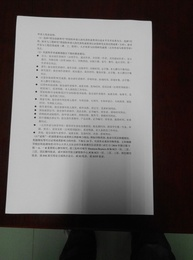
%> input picture Input/0.jpg, 193 x 260 px, shrunk from 936 x 1262 before the run
$ octave --eval "result = A4Warper(imread('../Input/0.jpg'));"   (GNU Octave 9; MATLAB toolbox functions it lacks are replaced by stand-ins)
%> lines starting %> are read from the running program, lines starting %| are printed output that depends on the picture; in (x1, y1, x2, y2) boxes, pixels count from 0 and x2, y2 are one past the last pixel; in counts of white or black regions, pixels touching at a corner belong together; the program's own positions count from 1
function result_img = A4Warper( I )
%A4WARPER Summary of this function goes here
%   Detailed explanation goes here
    GRAY = rgb2gray(I);

    % 图像大小
    img_size = size(GRAY);
%> img_size = [260 193]

    % 显示原图
    figure(1)
    % imshow(GRAY)
    imshow(I)
    title('The Original Image')

    % 显示霍夫空间
    % 设置阈值
    threshold_edge = 0.6;
    threshold_edge_change = 0.02;
    while true
        if threshold_edge <= 0
            break
        end

        BW = edge(GRAY, 'canny', threshold_edge);
        imshow(BW)
        [H, theta, rho] = hough(BW, 'ThetaResolution', 0.2);
        figure(2)
        imshow(H, [], 'XData', theta, 'YData', rho, 'InitialMagnification', 'fit')
        axis on, axis normal
        hold on
        xlabel('\theta'), ylabel('\rho')
        threshold_peak = 8;
        peaks = houghpeaks(H, threshold_peak, 'Threshold', 0.4*max(max(H)));
        plot(theta(peaks(:, 2)), rho(peaks(:, 1)), 's', 'color', 'r')
        title('The peak point location')

        % 在原图中标出直线
        lines = houghlines(BW, theta, rho, peaks);
        figure(3)
        imshow(I)
        hold on
        for k = 1:length(lines)
            xy = [lines(k).point1; lines(k).point2];
            plot(xy(:, 1), xy(:, 2), 'LineWidth', 2, 'Color', 'green');
        end
        title('霍夫变换检测出来的所有直线')

        % 排除多余的直线
        % 0、排除近似的直线（霍夫空间中距离较近的点）
        threshold_theta = 5;
        threshold_rho = 50;
        line_flag_similar = zeros(length(lines), 1);
        count = length(lines);
        for j = length(lines):-1:2
            for k = j-1:-1:1
                if lines(j).rho == lines(k).rho && lines(j).theta == lines(k).theta
                    continue
                end
                if abs(lines(k).theta-lines(j).theta)<=threshold_theta && abs(lines(k).rho-lines(j).rho)<=threshold_rho
                    line_flag_similar(j) = 1;
                    count = count-1;
                    break
                end
            end
        end

        % 区分不同的直线
        line_point = zeros(count*2, 2);
        line_point(1, :) = lines(1).point1(1, :);
        line_point(2, :) = lines(1).point2(1, :);
        count = 2;
        sep = [];
        sep(1) = 1;
        i = 2;
        for j = 1 : length(lines)-1
            if line_flag_similar(j+1) == 1
                continue
            end
            line_point(count*2-1, :) = lines(j+1).point1(1, :);
            line_point(count*2, :) = lines(j+1).point2(1, :);

            if lines(j).rho ~= lines(j+1).rho || lines(j).theta ~= lines(j+1).theta
                sep(i) = (count-1)*2+1;
                i = i+1;
            end
            count = count+1;
        end
        sep(i) = (count-1)*2+1;

        % 在原图中标出直线
        figure(4)
        imshow(I)
        hold on
        for k = 1:length(line_point)/2
            xy = [line_point(k*2-1, :); line_point(k*2, :)];
            plot(xy(:, 1), xy(:, 2), 'LineWidth', 2, 'Color', 'green');
        end
        title('经方法零过滤后的直线')

        if length(sep)-1 >= 4
            break;
        else
            % 根据检测出的直线数目来调整边缘检测的阈值
            threshold_edge = threshold_edge-threshold_edge_change;
        end
    end
%> this loop made 24 passes
%> peaks on passes 1 to 12: [341 467; 476 450; 111 3; 309 11], [341 467; 476 450; 111 3; 309 11], [341 467; 476 450; 111 3; 309 11], [341 467; 476 450; 111 3; 309 11], [341 467; 476 450; 111 3; 309 11], [341 467; 476 450; 111 3; 309 11], [341 467; 476 450; 111 3; 309 11], [341 467; 476 450; 111 3; 309 11], [341 467; 476 450; 111 3; 309 11], [341 467; 476 450; 111 3; 309 11], [341 467; 476 450; 111 3; 309 11], [341 467; 476 450; 111 3; 309 11]
%> pass 1, in A4Warper, `BW = edge(GRAY, 'canny', threshold_edge);`:
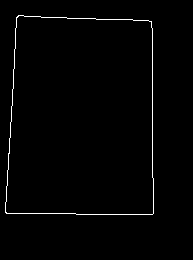
%> BW: size 260x193 logical; 1.3% white in thin lines or dots, all inside (x1, y1, x2, y2) = (5, 15, 154, 215)
%> pass 1, in A4Warper, `[H, theta, rho] = hough(BW, 'ThetaResolution', 0.2);`:
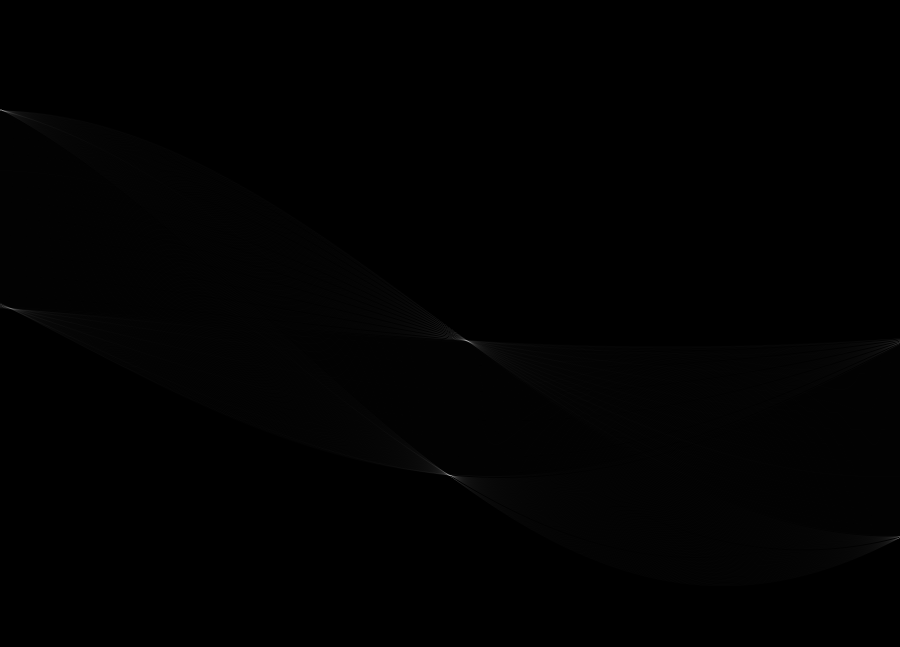
%> H: size 647x900 double; min 0, max 156, mean 1
%> after the loop, line_flag_similar = [0; 0; 0; 0; 1; 1]; line_point = [153 29; 153 143; 7 214; 153 215; 18 17; 149 21; 34 124; 132 126]; sep = [1 3 5 7 9]; threshold_edge = 0.14
%> after the loop:
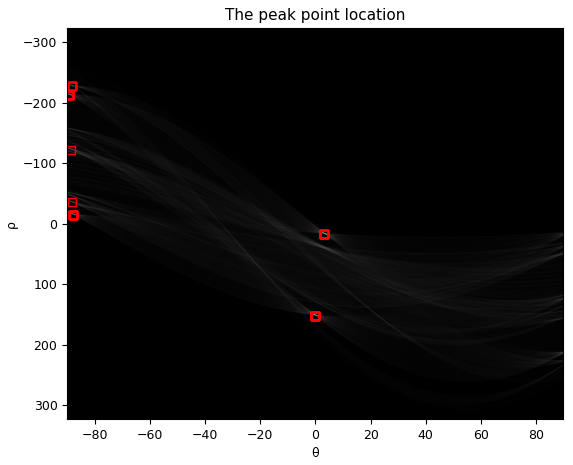
%> figure redrawn from the program's plot data

    % 拟合直线方程
    all_lines = zeros(length(sep)-1, 2);
    j = 1;
    for i = 1 : length(sep)-1
       all_lines(j, :) = polyfit(line_point(sep(i):sep(i+1)-1, 1), line_point(sep(i):sep(i+1)-1, 2), 1);
       j = j + 1;
    end
%> this loop made 4 passes
%> after the loop, all_lines = [-4.75e+15 7.26e+17; 0.00685 214; 0.0305 16.45; 0.0204 123.3]

    if length(sep)-1 < 4
        disp('检测出少于4条直线')
        return
    elseif length(sep)-1 > 4
        % 1、统计直线斜率，排除独特斜率的直线
        threshold_slope_sub = 0.19;
        threshold_slope_minus = 0.1;
        threshold_slope_max = 27;
        line_flag_unique = zeros(length(sep)-1, 1);
        for i = 1 : length(sep)-2
            if line_flag_unique(i) == 1
                continue
            else
                for j = i+1 : length(sep)-1
                    if all_lines(i, 1) > threshold_slope_max
                        k1 = threshold_slope_max;
                    elseif all_lines(i, 1) < -threshold_slope_max
                        k1 = -threshold_slope_max;
                    else
                        k1 = all_lines(i, 1);
                    end
                    if all_lines(j, 1) > threshold_slope_max
                        k2 = threshold_slope_max;
                    elseif all_lines(j ,1) < -threshold_slope_max
                        k2 = -threshold_slope_max;
                    else
                        k2 = all_lines(j, 1);
                    end
                    if abs(1-abs(k1/k2))<=threshold_slope_sub || abs(k1-k2)<=threshold_slope_minus
                        line_flag_unique(i)=1;
                        line_flag_unique(j)=1;
                    end
                end
            end
        end
        remove_sum = 0;
        for i = 1 : length(sep)-1
            if line_flag_unique(i) == 0
                line_point(sep(i)-remove_sum:sep(i+1)-1-remove_sum, :) = [];
                remove_sum = remove_sum+sep(i+1)-sep(i);
            end
        end
        remove_sum = 0;
        for i = 1 : length(sep)-1
            if line_flag_unique(i) == 0
                all_lines(i-remove_sum, :) = [];
                remove_sum = remove_sum+1;
            end
        end
        for i = 1 : length(sep)-1
            if line_flag_unique(i) == 0
                remove_sum = sep(i+1)-sep(i);
                for j = i+1 : length(sep)
                    sep(j) = sep(j)-remove_sum;
                end
            end
        end
        remove_sum = 0;
        for i = 1 : length(sep)-1
            if line_flag_unique(i) == 0
                sep(i-remove_sum) = [];
                remove_sum = remove_sum+1;
            end
        end
        % 在原图中标出直线
        figure(5)
        imshow(I)
        hold on
        for k = 1:length(line_point)/2
            xy = [line_point(k*2-1, :); line_point(k*2, :)];
            plot(xy(:, 1), xy(:, 2), 'LineWidth', 2, 'Color', 'green');
        end
        title('经方法一过滤后的直线')

        % 2、统计直线斜率，排除不与其它直线垂直的直线
        slope_multi = zeros((length(sep)-1)*(length(sep)-2)/2, 1);
        count = 1;
        for i = 1 : length(sep)-2
            for j = i+1 : length(sep)-1
                slope_multi(count) = all_lines(i, 1)*all_lines(j,1);
                count = count + 1;
            end
        end
        slope_multi = sortrows(slope_multi, 1);
        threshold_slope_multi = 2;
        line_flag_vertical = zeros(length(sep)-1, 1);
        for i = 1 : length(sep)-1
            count = 0;
            for j = 1 : length(sep)-1
                if i == j
                    continue
                end
                tmp_slope_multi = all_lines(i, 1)*all_lines(j,1);
                if abs(tmp_slope_multi-(-1)) <= threshold_slope_multi
                    count = count+1;
                end

                if count > 1
                    line_flag_vertical(i) = 1;
                    break;
                end
            end
        end
        remove_sum = 0;
        for i = 1 : length(sep)-1
            if line_flag_vertical(i) == 0
                line_point(sep(i)-remove_sum:sep(i+1)-1-remove_sum, :) = [];
                remove_sum = remove_sum+sep(i+1)-sep(i);
            end
        end
        remove_sum = 0;
        for i = 1 : length(sep)-1
            if line_flag_vertical(i) == 0
                all_lines(i-remove_sum, :) = [];
                remove_sum = remove_sum+1;
            end
        end
        for i = 1 : length(sep)-1
            if line_flag_vertical(i) == 0
                remove_sum = sep(i+1)-sep(i);
                for j = i+1 : length(sep)
                    sep(j) = sep(j)-remove_sum;
                end
            end
        end
        remove_sum = 0;
        for i = 1 : length(sep)-1
            if line_flag_vertical(i) == 0
                sep(i-remove_sum) = [];
                remove_sum = remove_sum+1;
            end
        end
        % 在原图中标出直线
        figure(6)
        imshow(I)
        hold on
        for k = 1:length(line_point)/2
            xy = [line_point(k*2-1, :); line_point(k*2, :)];
            plot(xy(:, 1), xy(:, 2), 'LineWidth', 2, 'Color', 'green');
        end
        title('经方法二过滤后的直线')

        % 3、排除A4纸内的直线
        % 计算所有直线两侧直线
        line_point_plus = zeros(length(line_point), 2);
        line_point_minus = zeros(length(line_point), 2);
        distance = 1;
        for i = 1 : length(sep)-1
            for j = sep(i) : sep(i+1)-1
                b_change = distance*sqrt(all_lines(i, 1)^2+1);
                % 分两种情况：斜率绝对值小于等于1；斜率绝对值大于1
                if abs(all_lines(i, 1)) <= 1
                    line_point_plus(j, 1) = line_point(j, 1);
                    line_point_plus(j, 2) = int32(line_point(j, 2)+b_change);
                    if line_point_plus(j, 2) > img_size(1)
                        line_point_plus(j, 2) = img_size(1);
                    end
                    line_point_minus(j, 1) = line_point(j, 1);
                    line_point_minus(j, 2) = int32(line_point(j, 2)-b_change);
                    if line_point_minus(j, 2) < 1
                        line_point_minus(j, 2) = 1;
                    end
                else
                    line_point_plus(j, 1) = int32(line_point(j, 1)+b_change/all_lines(i,1));
                    line_point_plus(j, 2) = line_point(j, 2);
                    if line_point_plus(j, 1) > img_size(2)
                        line_point_plus(j, 1) = img_size(2);
                    end
                    if line_point_plus(j, 1) < 1
                        line_point_plus(j, 1) = 1;
                    end
                    line_point_minus(j, 1) = int32(line_point(j, 1)-b_change/all_lines(i,1));
                    line_point_minus(j, 2) = line_point(j, 2);
                    if line_point_minus(j, 1) > img_size(2)
                        line_point_minus(j, 1) = img_size(2);
                    end
                    if line_point_minus(j, 1) < 1
                        line_point_minus(j, 1) = 1;
                    end
                end

            end
        end

        % 在原图中标出直线
        figure(7)
        imshow(I)
        hold on
        for k = 1:length(line_point)/2
            xy = [line_point(k*2-1, :); line_point(k*2, :)];
            plot(xy(:, 1), xy(:, 2), 'LineWidth', 2, 'Color', 'green');
        end
        % 直线两侧标记直线
        for k = 1:length(line_point_plus)/2
            xy = [line_point_plus(k*2-1, :); line_point_plus(k*2, :)];
            plot(xy(:, 1), xy(:, 2), 'LineWidth', 2, 'Color', 'red');
        end
        for k = 1:length(line_point_minus)/2
            xy = [line_point_minus(k*2-1, :); line_point_minus(k*2, :)];
            plot(xy(:, 1), xy(:, 2), 'LineWidth', 2, 'Color', 'blue');
        end
        title('检测出的直线和直线两侧直线')

        % 计算两侧直线之间差别
        % 均值滤波
        averfilt_size = 9;
        F = fspecial('average', averfilt_size);
        aver_I = zeros(img_size(1), img_size(2), 3);
        aver_I(:, :, 1) = filter2(F, I(:, :, 1));
        aver_I(:, :, 2) = filter2(F, I(:, :, 2));
        aver_I(:, :, 2) = filter2(F, I(:, :, 2));
        % [7 lines of commented-out code are left out]
        dev_lines = zeros(length(sep)-1, 2);
        for i = 1 : length(sep)-1
            sum = 0;
            for j = sep(i) : sep(i+1)-1
        % [4 lines of commented-out code are left out]
                sum = sum + (int16(aver_I(line_point_plus(j, 2), line_point_plus(j, 1), 1))-int16(aver_I(line_point_minus(j, 2), line_point_minus(j, 1), 1)))^2;
                sum = sum + (int16(aver_I(line_point_plus(j, 2), line_point_plus(j, 1), 2))-int16(aver_I(line_point_minus(j, 2), line_point_minus(j, 1), 2)))^2;
                sum = sum + (int16(aver_I(line_point_plus(j, 2), line_point_plus(j, 1), 3))-int16(aver_I(line_point_minus(j, 2), line_point_minus(j, 1), 3)))^2;

            end
            dev_lines(i, 1) = sqrt(double(sum))/(sep(i+1)-sep(i));
            dev_lines(i, 2) = i;
        end
        dev_lines = sortrows(dev_lines, 1);
        % 通过对差别设置阀值来过滤直线
        threshold_dev_scale = 0.2;
        threshold_dev = threshold_dev_scale*(dev_lines(uint8(length(dev_lines)/2), 1));
        line_flag_differ = zeros(length(sep)-1, 1);
        count = length(sep)-1;
        for i = 1 : length(dev_lines)
            if count <=4
                break
            end
            if dev_lines(i, 1) < threshold_dev
                line_flag_differ(dev_lines(i, 2))=1;
                count = count-1;
            end
        end
        remove_sum = 0;
        for i = 1 : length(sep)-1
            if line_flag_differ(i) == 1
                line_point(sep(i)-remove_sum:sep(i+1)-1-remove_sum, :) = [];
                line_point_minus(sep(i)-remove_sum:sep(i+1)-1-remove_sum, :) = [];
                line_point_plus(sep(i)-remove_sum:sep(i+1)-1-remove_sum, :) = [];
                remove_sum = remove_sum+sep(i+1)-sep(i);
            end
        end
        remove_sum = 0;
        for i = 1 : length(sep)-1
            if line_flag_differ(i) == 1
                all_lines(i-remove_sum, :) = [];
                remove_sum = remove_sum+1;
            end
        end
        for i = 1 : length(sep)-1
            if line_flag_differ(i) == 1
                remove_sum = sep(i+1)-sep(i);
                for j = i+1 : length(sep)
                    sep(j) = sep(j)-remove_sum;
                end
            end
        end
        remove_sum = 0;
        for i = 1 : length(sep)-1
            if line_flag_differ(i) == 1
                sep(i-remove_sum) = [];
                remove_sum = remove_sum+1;
            end
        end

        % 在原图中标出直线
        figure(8)
        imshow(I)
        hold on
        for k = 1:length(line_point)/2
            xy = [line_point(k*2-1, :); line_point(k*2, :)];
            plot(xy(:, 1), xy(:, 2), 'LineWidth', 2, 'Color', 'green');
        end
        % 直线两侧标记直线
        for k = 1:length(line_point_plus)/2
            xy = [line_point_plus(k*2-1, :); line_point_plus(k*2, :)];
            plot(xy(:, 1), xy(:, 2), 'LineWidth', 2, 'Color', 'red');
        end
        for k = 1:length(line_point_minus)/2
            xy = [line_point_minus(k*2-1, :); line_point_minus(k*2, :)];
            plot(xy(:, 1), xy(:, 2), 'LineWidth', 2, 'Color', 'blue');
        end
        title('经方法三过滤后的直线')
    end

    disp(length(sep)-1)
%| 4

    % 求四条边方程
    four_line = zeros(4, 3);
    for j = 1 : 4
        if abs(all_lines(j, 1))==Inf
            four_line(j, :) = [1 0 -line_point(sep(j), 1)];
        else
            four_line(j, :) = [all_lines(j, 1) -1 all_lines(j, 2)];
        end
    end
%> after the loop, four_line = [-4.75e+15 -1 7.26e+17; 0.00685 -1 214; 0.0305 -1 16.45; 0.0204 -1 123.3]

    % 求四个顶点，并对四个顶点排序(左上、右上、左下、右下)
    four_point = zeros(4, 2);
    count = 1;
    min_distance = img_size(1)*img_size(1);
%> min_distance = 67600
    min_distance_index = 1;
    for i = 1 : 3
        for j = i + 1 : 4
            tmp_point = cross(four_line(i, :), four_line(j, :));
            tmp_point = tmp_point / tmp_point(3);
            if tmp_point(1) >= 0 && tmp_point(1) <= img_size(2) && tmp_point(2) >= 0 && tmp_point(2) <= img_size(1)
                four_point(count, :) = tmp_point(1:2);
                tmp_point(3) = sqrt(tmp_point(1) ^ 2 + tmp_point(2) ^ 2);
                if tmp_point(3) < min_distance
                    min_distance = tmp_point(3);
                    min_distance_index = count;
                end
                count = count + 1;
            end
        end
    end
%> after the loop, count = 4; four_point = [153 215; 153 21.12; 153 126.4; 0 0]; min_distance = 154.5; min_distance_index = 2; tmp_point = [10552.4 338.7 1]
    four_point_dis = zeros(3, 2);
    count = 1;
    for i = 1 : 4
        if i == min_distance_index
            continue
        end
        four_point_dis(count, 1) = i;
        four_point_dis(count, 2) = sqrt((four_point(min_distance_index, 1)-four_point(i, 1))^2+(four_point(min_distance_index, 2)-four_point(i, 2))^2);
        count = count+1;
    end
%> after the loop, four_point_dis = [1 193.9; 3 105.3; 4 154.5]
    tmp_point = zeros(4, 3);
    for i = 1 : 4
        tmp_point(i, :) = [four_point(i, :) i];
    end
%> after the loop, tmp_point = [153 215 1; 153 21.12 2; 153 126.4 3; 0 0 4]
    tmp_point = sortrows(tmp_point, 2);
%> tmp_point = [0 0 4; 153 21.12 2; 153 126.4 3; 153 215 1]
    max_y = tmp_point(4, 2);
%> max_y = 215
    tmp_point = zeros(4, 2);
    threshold_dis = 20;
    four_point_dis = sortrows(four_point_dis, 2);
%> four_point_dis = [3 105.3; 4 154.5; 1 193.9]
    if four_point(min_distance_index, 1) < four_point(four_point_dis(1, 1), 1) && abs(four_point(four_point_dis(1, 1), 2)-max_y)>threshold_dis
        tmp_point(1, :) = four_point(min_distance_index, :);
        tmp_point(2, :) = four_point(four_point_dis(1, 1), :);
        tmp_point(3, :) = four_point(four_point_dis(2, 1), :);
        tmp_point(4, :) = four_point(four_point_dis(3, 1), :);
    else
        tmp_point(1, :) = four_point(four_point_dis(1, 1), :);
        tmp_point(2, :) = four_point(min_distance_index, :);
        tmp_point(3, :) = four_point(four_point_dis(3, 1), :);
        tmp_point(4, :) = four_point(four_point_dis(2, 1), :);
    end
    four_point(:, :) = tmp_point(:, :);
    % 画图验证顶点位置
    figure(9)
    imshow(I)
    hold on
    plot(four_point(:, 1)', four_point(:, 2)', 's', 'color', 'r')
    title('标出顶点位置')

    % 通过四个顶点调整图像
    % 原四个顶点
    y = [four_point(1, 2) four_point(2, 2) four_point(3, 2) four_point(4, 2)];
%> y = [126.4 21.12 215 0]
    x = [four_point(1, 1) four_point(2, 1) four_point(3, 1) four_point(4, 1)];
%> x = [153 153 153 0]

    % 获得新四边形的大小
    width=round(sqrt((x(1)-x(2))^2+(y(1)-y(2))^2));
%> width = 105
    height=round(sqrt((x(1)-x(3))^2+(y(1)-y(3))^2));
%> height = 89

    % 新的四个顶点
    Y = [1 1 1+height 1+height];
%> Y = [1 1 90 90]
    X = [1 1+width 1 1+width];
%> X = [1 106 1 106]

    % 源图像中的点的坐标矩阵为：
    B = [x(1) y(1);
         x(2) y(2);
         x(3) y(3);
         x(4) y(4)];
%> B = [153 126.4; 153 21.12; 153 215; 0 0]
    % 目标图像中对应的顶点坐标为：
    A = [X(1) Y(1);
         X(2) Y(2);
         X(3) Y(3);
         X(4) Y(4)];
%> A = [1 1; 106 1; 1 90; 106 90]

    TForm = cp2tform(B, A, 'projective');
%> TForm = {ndims_in 2, ndims_out 2}
    % 从变换图像反向寻找原图像的点（避免出现空洞）
    result_img = zeros(height, width, 3);
%> result_img: size 89x105x3 double; every value is 0
    for i = 1 : height
        for j = 1 : width
            pix = round(tforminv(TForm,[j i]));

            while true
                if pix(1) >= 1 && pix(2) >= 1 && pix(1) <= img_size(2) && pix(2) <= img_size(1)
                    % 最邻近插值
                    result_img(i, j, :) = I(pix(2), pix(1), :);
                    break
                else
                    if pix(1) < 1
                        pix(1) = 1;
                    end
                    if pix(2) < 1
                        pix(2) = 1;
                    end
                    if pix(1) > img_size(2)
                        pix(1) = img_size(2);
                    end
                    if pix(2) > img_size(1)
                        pix(2) = img_size(1);
                    end
                end
            end
        end
    end
%> this loop made 89 passes
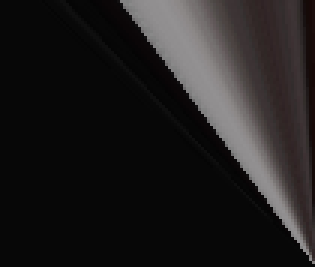
%> result_img: size 89x105x3 double (shown 3 times larger); mean R, G, B 32.8, 30.7, 30.8
%> after the loop, pix = [153 253]

    % 画出矫正后的图像
    figure(10)
    imshow(uint8(result_img));
    title('矫正后的图像')
end
%> (the run ends here)
